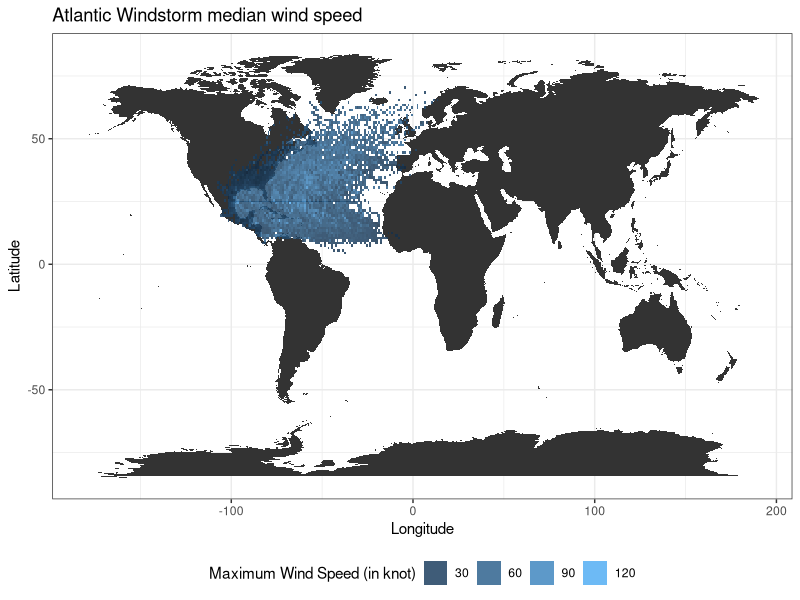

Recreate this plot in R.
## ---- chunk 1
knitr::opts_chunk$set(
  message = FALSE,
  warning = FALSE)
## ---- chunk 2
library(tidyverse)
library(maps)
theme_set(theme_bw() + theme(legend.position = "bottom"))

dat <- read_csv("./hurrican703.csv")

# --- plot 1 ---
map <- ggplot(data = dat, aes(x = Longitude, y = Latitude)) + 
  geom_polygon(data = map_data(map = 'world'), 
               aes(x = long, y = lat, group = group))

map +
  stat_summary_2d(data = dat, aes(x = Longitude, y = Latitude, z = dat$Wind.kt), 
                  fun = median, binwidth = c(1, 1), show.legend = TRUE, alpha = .85) + 
  guides(fill = guide_legend(title = "Maximum Wind Speed (in knot)")) +
  ggtitle(paste0("Atlantic Windstorm median wind speed"))
## ---- chunk 3
 library(tidyverse)
 df = tibble(
   model = c("Gibbs sampling", "lm"),
   Intercept = c(7.601, 8.833),
   Beta1 = c(0.919, 0.912),
   Beta2 = c(-0.788, -1.394),
   Beta3 = c(-1.644, -2.013),
   Beta4 = c(0.411, 2.983)
 )
 knitr::kable(df, caption = "Compare the Coefficients from Gibbs Sampling and lm function")
